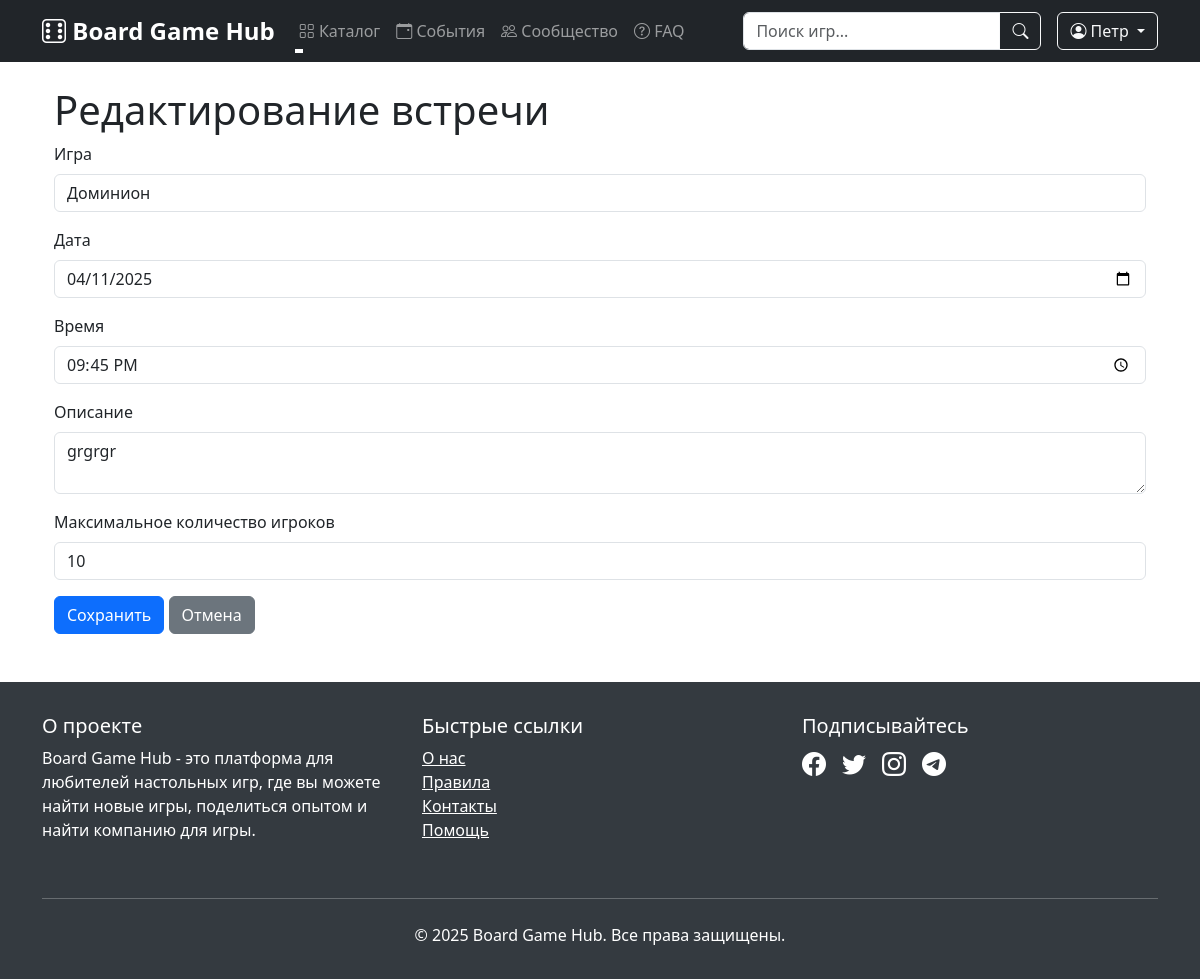
The app's page /game_sessions/2/edit (signed in), older data.
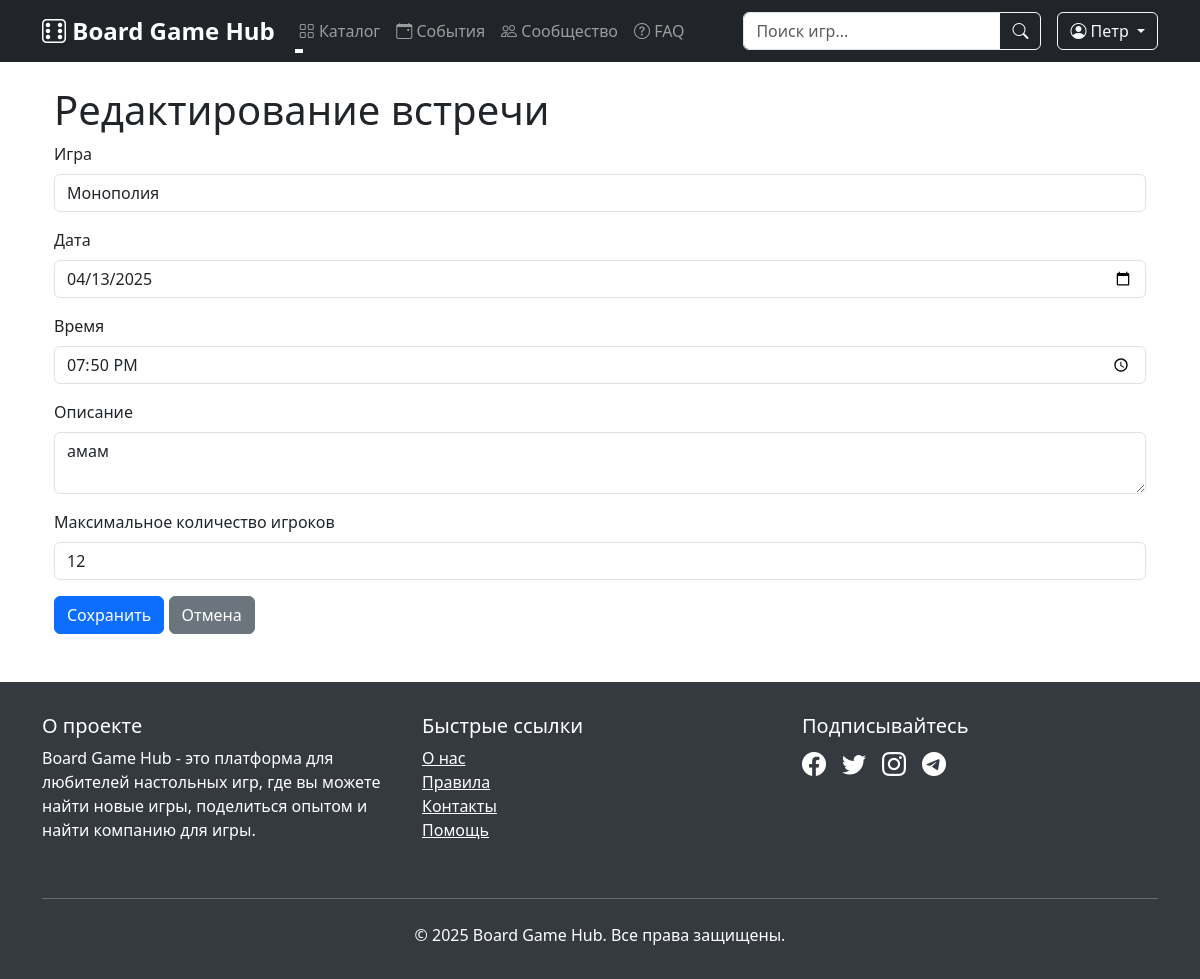
The same page, newer data.
### data/game_sessions.py (models this page shows)
class GameSession(SqlAlchemyBase, SerializerMixin):
    __tablename__ = 'game_sessions'
    id = sqlalchemy.Column(sqlalchemy.Integer, primary_key=True, autoincrement=True)
    game_id = sqlalchemy.Column(sqlalchemy.Integer, sqlalchemy.ForeignKey('games.id'))
    creator_id = sqlalchemy.Column(sqlalchemy.Integer, sqlalchemy.ForeignKey('users.id'))
    date = sqlalchemy.Column(sqlalchemy.Date, nullable=False)
    time = sqlalchemy.Column(sqlalchemy.Time, nullable=False)
    location = sqlalchemy.Column(sqlalchemy.String, nullable=False)
    description = sqlalchemy.Column(sqlalchemy.String, nullable=True)
    max_players = sqlalchemy.Column(sqlalchemy.Integer, nullable=False)
    current_players = sqlalchemy.Column(sqlalchemy.Integer, default=1)
    created_at = sqlalchemy.Column(sqlalchemy.DateTime, default=datetime.utcnow)
    status = sqlalchemy.Column(sqlalchemy.String, default="Запланировано")
    game = orm.relationship('Game', back_populates='sessions')
    creator = orm.relationship('User', foreign_keys=[creator_id], back_populates='created_sessions')
    participants = orm.relationship('User', secondary=session_participants)

### main.py (the view, shortened to what this page needs)
@app.route('/game_sessions/<int:id>/edit', methods=['GET', 'POST'])
@login_required
def game_sessions_edit(id):
    form = GameSessionForm()
    db_sess = db_session.create_session()
    try:
        games = db_sess.query(Game).all()
        form.game.choices = [(g.id, g.title) for g in games]
        session = db_sess.query(GameSession).filter(
            GameSession.id == id,
            GameSession.creator_id == current_user.id
        ).first()
        if not session:
            abort(404)
        if request.method == "GET":
            form.game.data = session.game_id
            form.date.data = session.date
            form.time.data = session.time
            form.description.data = session.description
            form.max_players.data = session.max_players
        return render_template('game_session_form.html',
                             title='Редактирование встречи',
                             form=form)
    finally:
        db_sess.close()
    return redirect('/game_sessions')

### forms/game_session.py
class GameSessionForm(FlaskForm):
    game = SelectField('Игра', coerce=int, validators=[DataRequired()])
    date = DateField('Дата', format='%Y-%m-%d', validators=[DataRequired()])
    time = TimeField('Время', format='%H:%M', validators=[DataRequired()])
    description = TextAreaField('Описание', validators=[DataRequired()])
    max_players = IntegerField('Максимальное количество игроков', validators=[DataRequired()])
    submit = SubmitField('Сохранить')

### data/db_session.py (called while the page is built)
def create_session() -> Session:
    global __factory
    return __factory()

### main.py (called while the page is built)
@login_manager.user_loader
def load_user(user_id):
    db_sess = db_session.create_session()
    user = db_sess.get(User, user_id)
    db_sess.close()
    return user

@app.context_processor
def utility_processor():
    def get_unique_genres():
        db_sess = db_session.create_session()
        try:
            genres = db_sess.query(Game.genre).distinct().all()
            return [genre[0] for genre in genres if genre[0]]
        finally:
            db_sess.close()
    return dict(get_unique_genres=get_unique_genres)

### templates/game_session_form.html (shortened to what this page needs)
{% extends "base.html" %}
{% block content %}
<div class="container mt-4">
    <h1>{{ title }}</h1>
    <form action="" method="post">
        <div class="mb-3">
            <label for="game" class="form-label">{{ form.game.label }}</label>
            {{ form.game(class="form-control") }}
        </div>
        <div class="mb-3">
            <label for="date" class="form-label">{{ form.date.label }}</label>
            {{ form.date(class="form-control", type="date") }}
        </div>
        <div class="mb-3">
            <label for="time" class="form-label">{{ form.time.label }}</label>
            {{ form.time(class="form-control", type="time") }}
        </div>
        <div class="mb-3">
            <label for="description" class="form-label">{{ form.description.label }}</label>
            {{ form.description(class="form-control") }}
        </div>
        <div class="mb-3">
            <label for="max_players" class="form-label">{{ form.max_players.label }}</label>
            {{ form.max_players(class="form-control", type="number", min="2") }}
        </div>
        {{ form.submit(type="submit", class="btn btn-primary") }}
        <a href="{{ url_for('game_sessions') }}" class="btn btn-secondary">Отмена</a>
    </form>
</div>
{% endblock %}

Row changes from the older to the newer data that the page shows:
changed GameSession: game "Доминион" → "Монополия"; date "04/11/2025" → "04/13/2025"; time "21:45" → "19:50"; description "grgrgr" → "амам"; max_players "10" → "12"
